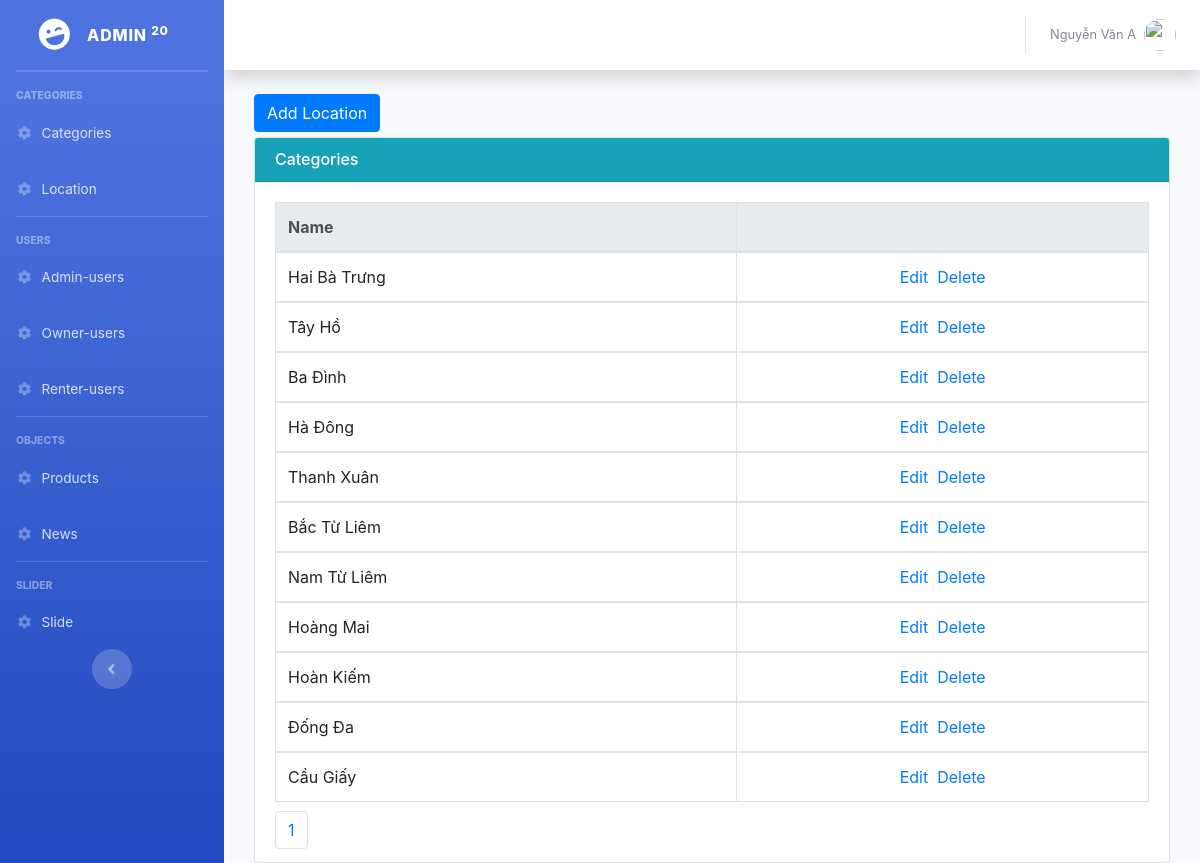
The app's page /Backend/Admin/index.php?controller=location&action=read (signed in), older data.
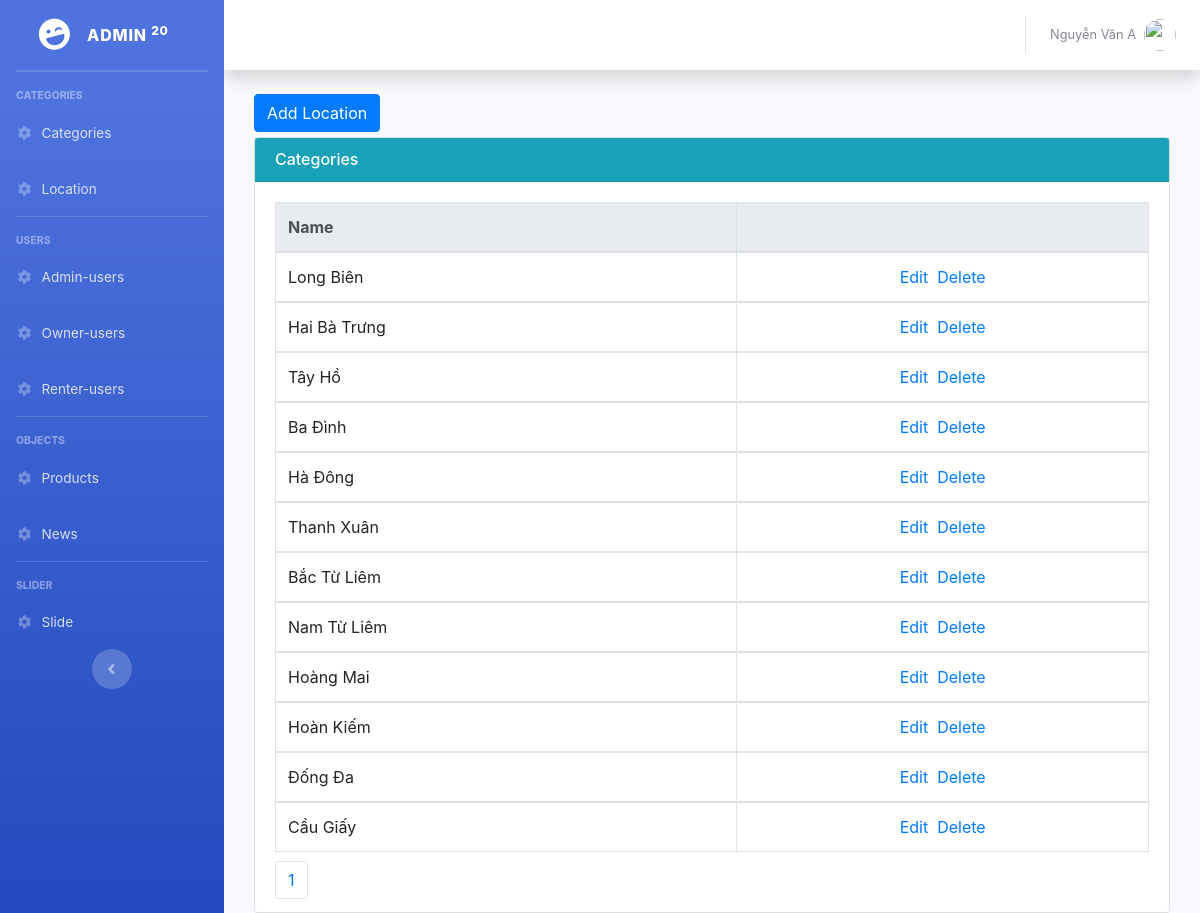
The same page, newer data.
### tables this page shows
CREATE TABLE `location` (
  `id` int(11) NOT NULL,
  `name` varchar(500) NOT NULL
);

### Backend/Admin/Controllers/LocationController.php (called while the page is built, shortened)
<?php
	include "Models/LocationModel.php";
	class LocationController extends LocationModel{
		public function read(){
			$recordPerPage = 15;
			$numPage = ceil($this->modelTotal()/$recordPerPage);
			$listRecord = $this->modelRead($recordPerPage);
			include "Views/LocationView.php";
		}
	}
 ?>

### Backend/Admin/Models/LocationModel.php (called while the page is built, shortened)
<?php
	class LocationModel{
		public function modelRead($recordPerPage){
			$total = $this->modelTotal();
			$numPage = ceil($total/$recordPerPage);
			$page = isset($_GET["p"]) && $_GET["p"] > 0 ? $_GET["p"]-1 : 0;
			$from = $page * $recordPerPage;
			$conn = Connection::getInstance();
			$query = $conn->query("select * from location order by id desc limit $from, $recordPerPage");
			return $query->fetchAll();
		}
		public function modelTotal(){
			$conn = Connection::getInstance();
			$query = $conn->query("select id from location order by id desc");
			return $query->rowCount();
		}
	}
 ?>

### Backend/Admin/Views/LocationView.php (the view, shortened to what this page needs)
<div class="col-md-12" >
    <div style="margin-bottom:5px;">
        <a href="index.php?controller=location&action=create" class="btn btn-primary">Add Location</a>
    </div>
    <div class="card card-primary">
        <h6 class="card-header bg-info" style="color: white">Categories</h6>
        <div class="card-body">
            <table class="table table-bordered">
              <thead class="thead-light">
                <tr>
                  <th scope="col">Name</th>
                  <th scope="col"></th>
                </tr>
              </thead>
              <?php foreach($listRecord as $rows): ?>
              <tbody>
                <tr>
                  <td><?php echo $rows->name; ?></td>
                  <td style="text-align:center;">
                      <a href="index.php?controller=location&action=update&id=<?php echo $rows->id; ?>">Edit</a>&nbsp;
                        <a href="index.php?controller=location&action=delete&id=<?php echo $rows->id; ?>" onclick="return window.confirm('Are you sure?');">Delete</a>
                  </td>
                </tr>
              </tbody>
              <?php endforeach; ?>
            </table>
            <ul class="pagination">
                <li class="page-item">
                    <?php for($i = 1; $i <= $numPage; $i++): ?>
                    <a href="index.php?controller=location&action=read&p=<?php echo $i; ?>" class="page-link"><?php echo $i; ?></a>
                    <?php endfor; ?>
                </li>
            </ul>
        </div>
    </div>
</div>

Row changes from the older to the newer data that the page shows:
added location: name "Long Biên"
